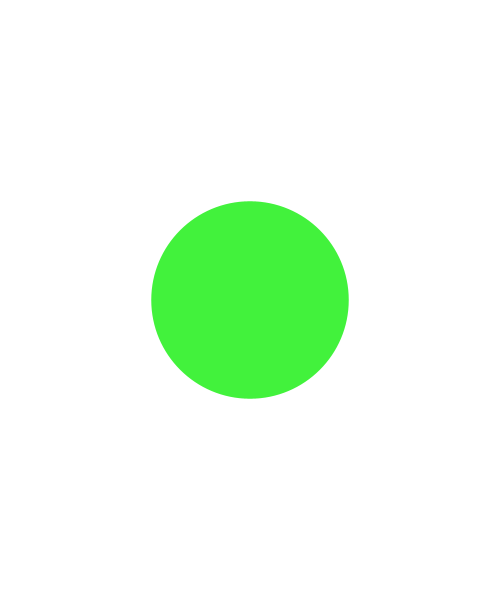
Frame 1 (no input)
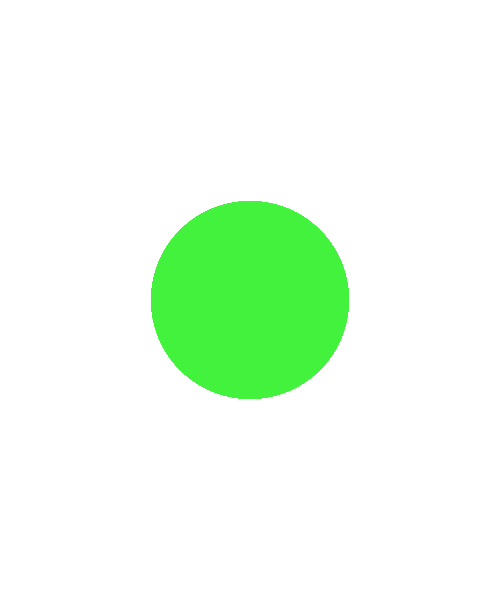
Frame 60 (the mouse pressed at the canvas centre just before this capture)
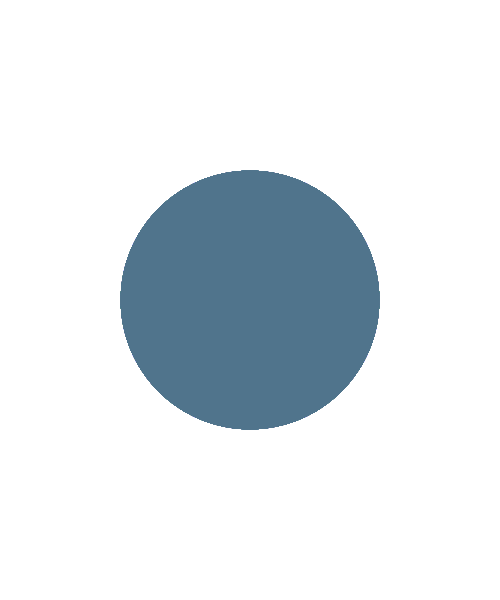
Frame 120 (the mouse held since frame 60 and released just before this capture)

The Processing sketch that drew these frames (run headless with seeded random() and noise(); from frame 60 on, the mouse is pressed at the canvas centre):

// Processing sketch: day2_05_random
// ── day2_05_random.pde
// grobal variables
float x, y;
float size;
float r, g, b;

// FUNCTION
// DataType functionName() { code }  <-- scope!


void setup() {
  size(500, 600);
  background(255);

  x = width/2;
  y = height/2;
  size = random(10, 300);
  
  // local variables
  // float r = random(255); // 0 - 254.9999
  // float g = random(255); // 0 - 254.9999
  // float b = random(255); // 0 - 254.9999
  
  r = random(255);
  g = random(255);
  b = random(255);

  // RANDOM()
  // random( "put a range here!" );

  // random( value );     // 0 to the value(exclusive)
  // random( 255 );       // 0 - 255(254.9999) // 255 is exclusive! 
  // random( 10 );        // 0 - 10(9.9999)

  // random( min, max );  // ***
  // random( -5, 5 );     // -5 to 4.9999
  // random( 10, 100 );   // 10 to 99.9999
  // random( -15, -3 );   // -15 to -3(?)
  // random( 100, 10 );   // Wrong way of using the function!! you only get 100!
}

void draw() {
  //background(255);
  
  fill(r, g, b);
  noStroke();
  ellipse( x, y, size, size );
}

void mousePressed() {
  size = random(10, 300);
  r = random(255);
  g = random(255);
  b = random(255);
}
